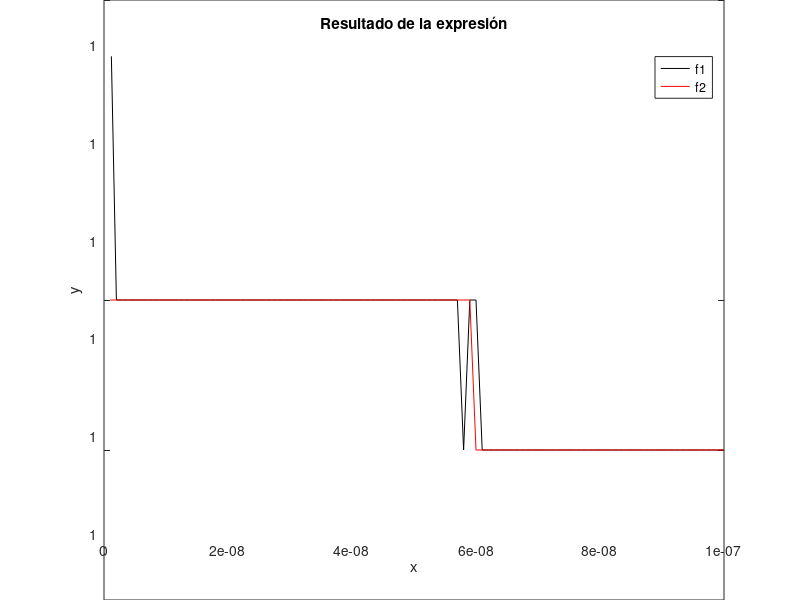

MATLAB code to generate this figure:
x = 1e-9:1e-9:1e-7;
y=1+x;
f1 = log(1+x)./x;
f2=log(y)./(y-1);
plot(x, f1, '-k', x, f2, '-r')
title('Resultado de la expresión')
xlabel('x') 
ylabel('y')
legend({'f1', 'f2'}, 'Location', 'northeast')